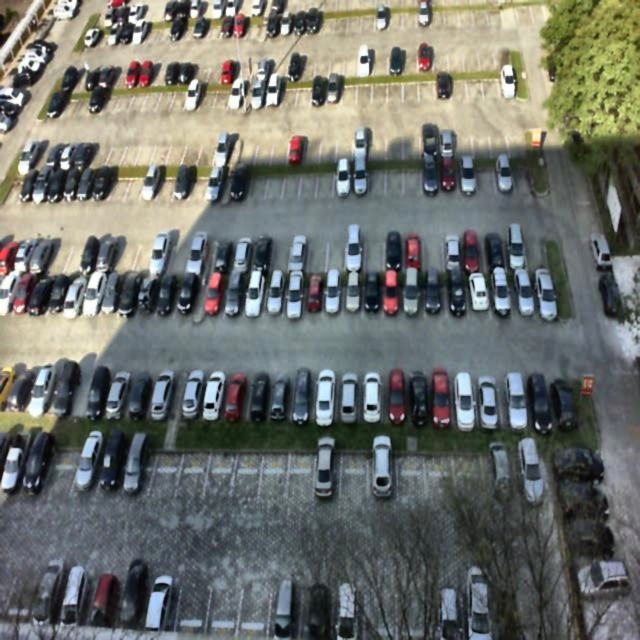
#> input picture project1/dataset/test/images/2012-09-11_15_53_00_jpg.rf.8282544a640a23df05bd245a9210e663.jpg, 640 x 640 px, found by its file name; its folder holds only this picture in this run
$ jupyter execute --allow-errors SmartParkingTraining.ipynb   (shell and % lines are left out)
#> lines starting #> are read from the running program, lines starting #| are printed output that depends on the picture
[cell 1]
from google.colab import drive
drive.mount('/content/drive')

[cell 2]
inputDataset = "/content/drive/MyDrive/PKLot.v2-640.yolov8"
outputDataset = "/content/drive/MyDrive/PKLot_Preprocessed"

[cell 3]
import cv2
import numpy as np
import os
import shutil
from multiprocessing import Pool, cpu_count
from tqdm import tqdm

[cell 4]
# Create CLAHE object once
clahe = cv2.createCLAHE(clipLimit=2.0,tileGridSize=(8,8))

def preprocessImage(image):
    # Step 1: Noise Reduction
    image = cv2.GaussianBlur(image,(3,3),0)
    # Step 2: CLAHE Contrast Enhancement
    lab = cv2.cvtColor(image,cv2.COLOR_BGR2LAB)
    l, a, b = cv2.split(lab)
    l = clahe.apply(l)
    lab = cv2.merge((l,a,b))
    image = cv2.cvtColor(lab,cv2.COLOR_LAB2BGR)
    return image

[cell 5]
def processSingleImage(args):
    imagePath, outputPath = args
    image = cv2.imread(imagePath)
    if image is None:
        return False
    image = preprocessImage(image)
    cv2.imwrite(outputPath,image)
    return True

[cell 6]
splits = ["train","valid","test"]
# Available CPU cores
workers = cpu_count()
print("CPU cores available:", workers)

for split in splits:
    inputFolder = os.path.join(inputDataset,split,"images")
    outputFolder = os.path.join(outputDataset,split,"images")
    os.makedirs(outputFolder,exist_ok=True)
    imageNames = os.listdir(inputFolder)
    tasks = []
    for imageName in imageNames:
        inputPath = os.path.join(inputFolder,imageName)
        outputPath = os.path.join(outputFolder,imageName)
        tasks.append((inputPath,outputPath))
    print("\nProcessing:", split)
    with Pool(workers) as pool:
        results = list(tqdm(pool.imap(processSingleImage,tasks),total=len(tasks)))
#> in processSingleImage, image is the input picture: shape (640, 640, 3); mean B, G, R 107.3, 112.6, 109.6
#> in preprocessImage, `lab = cv2.cvtColor(image,cv2.COLOR_BGR2LAB)`: lab: shape (640, 640, 3); mean of channels 0, 1, 2 117.9, 126.2, 130.3
#> in preprocessImage, `l, a, b = cv2.split(lab)`:
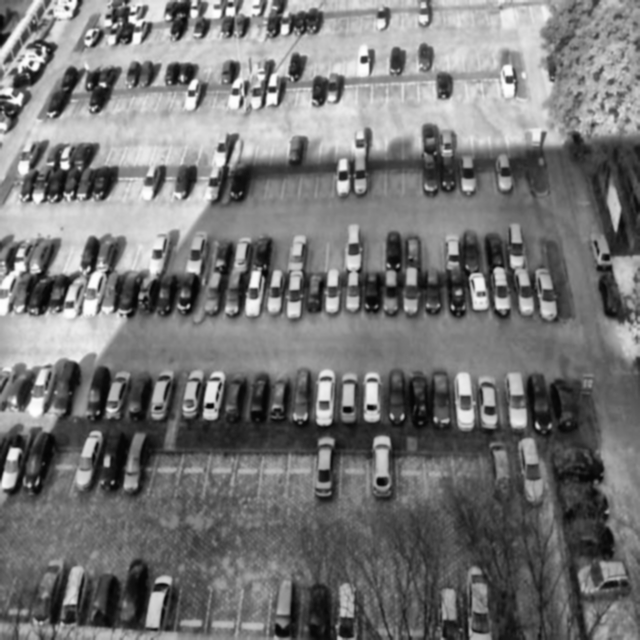
#> l: shape (640, 640); min 2, max 255, mean 117.9
#> in preprocessImage, `l, a, b = cv2.split(lab)`:
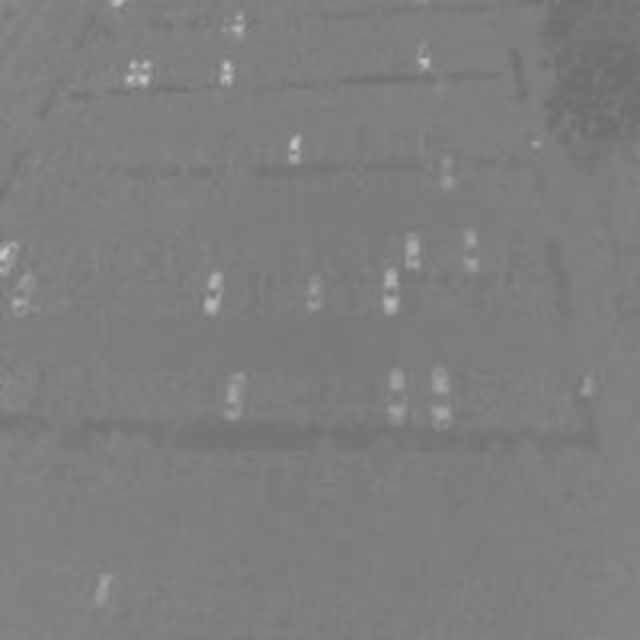
#> a: shape (640, 640); min 108, max 196, mean 126.2
#> in preprocessImage, `l, a, b = cv2.split(lab)`:
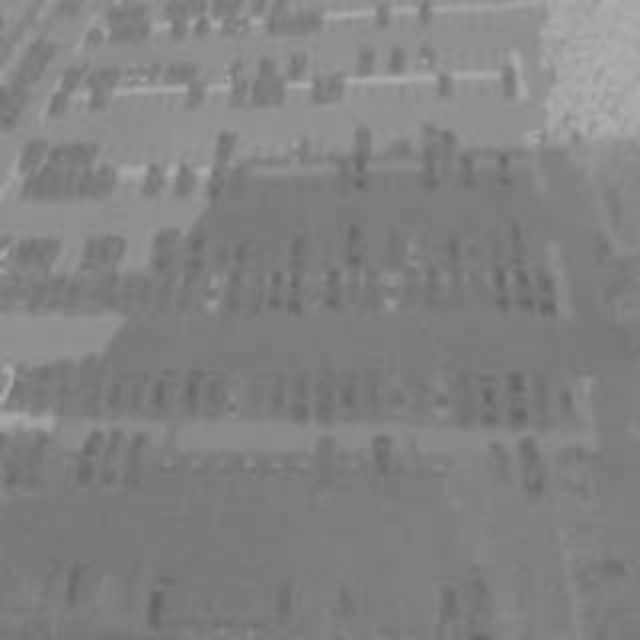
#> b: shape (640, 640); min 99, max 175, mean 130.3
#> in preprocessImage, `l = clahe.apply(l)`:
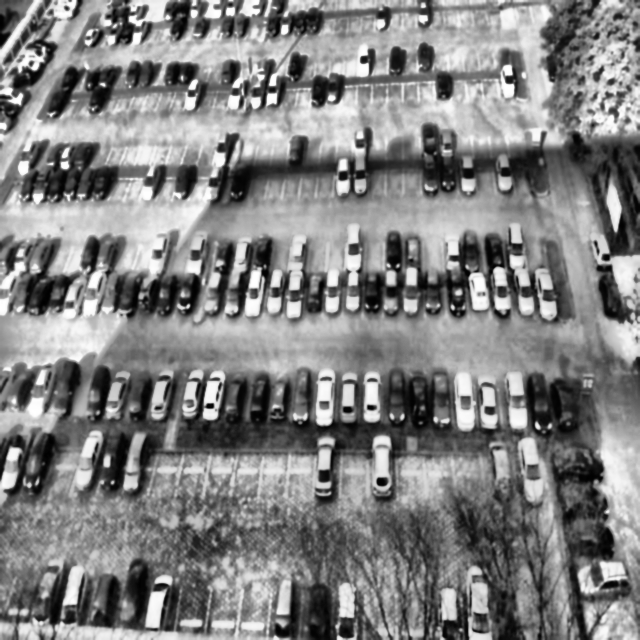
#> l: shape (640, 640); min 0, max 255, mean 129.5
#> in preprocessImage, `lab = cv2.merge((l,a,b))`: lab: shape (640, 640, 3); mean of channels 0, 1, 2 129.5, 126.2, 130.3
#> in preprocessImage, `image = cv2.cvtColor(lab,cv2.COLOR_LAB2BGR)`:
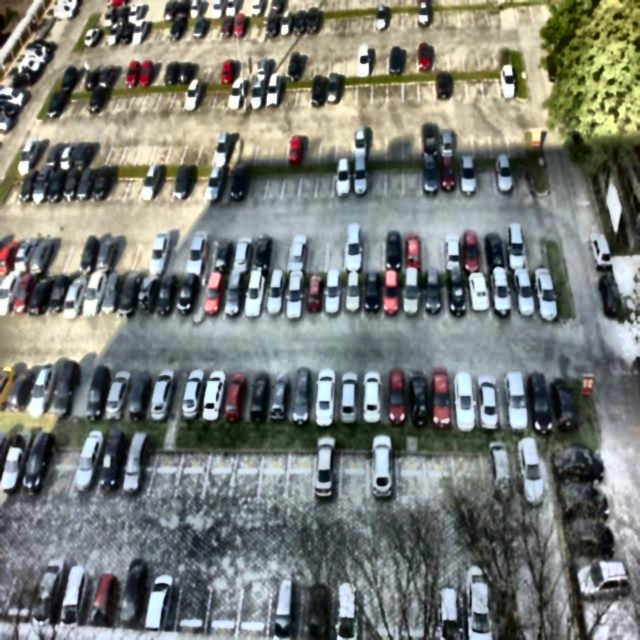
#> image: shape (640, 640, 3); mean B, G, R 119.4, 124.7, 121.4
    print(split, "images completed")

[cell 7]
for split in splits:
    sourceLabels = os.path.join(inputDataset,split,"labels")
    destinationLabels = os.path.join(outputDataset,split,"labels")
    shutil.copytree(sourceLabels,destinationLabels,dirs_exist_ok=True)

    print(split, "labels copied")

#> (a cell that did not finish here is left out)

[cell 9]
splits = ["train", "valid", "test"]
for split in splits:

    imageFolder = os.path.join(
        outputDataset,
        split,
        "images"
    )

    labelFolder = os.path.join(
        outputDataset,
        split,
        "labels"
    )
    images = os.listdir(imageFolder)
    missingLabels = []
    for image in images:

        imageName = os.path.splitext(image)[0]

        labelPath = os.path.join(
            labelFolder,
            imageName + ".txt"
        )
        if not os.path.exists(labelPath):
            missingLabels.append(image)

    print(split)
    print("Missing labels:", len(missingLabels))
    if len(missingLabels) > 0:
        print(missingLabels[:5])
